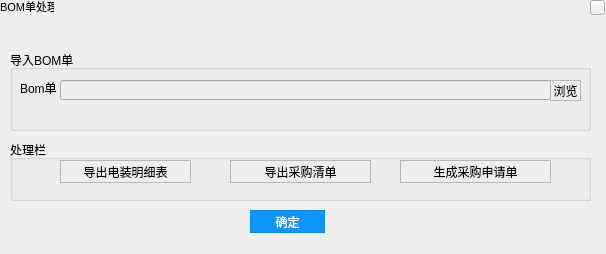
<?xml version="1.0" encoding="UTF-8"?>
<ui version="4.0">
 <class>Bom</class>
 <widget class="QWidget" name="Bom">
  <property name="geometry">
   <rect>
    <x>0</x>
    <y>0</y>
    <width>606</width>
    <height>254</height>
   </rect>
  </property>
  <property name="windowTitle">
   <string>Form</string>
  </property>
  <widget class="closeButton" name="toolButton">
   <property name="geometry">
    <rect>
     <x>590</x>
     <y>0</y>
     <width>15</width>
     <height>15</height>
    </rect>
   </property>
   <property name="text">
    <string/>
   </property>
  </widget>
  <widget class="QLabel" name="label">
   <property name="geometry">
    <rect>
     <x>0</x>
     <y>-4</y>
     <width>54</width>
     <height>21</height>
    </rect>
   </property>
   <property name="font">
    <font>
     <pointsize>8</pointsize>
    </font>
   </property>
   <property name="text">
    <string>BOM单处理</string>
   </property>
  </widget>
  <widget class="QGroupBox" name="groupBox">
   <property name="geometry">
    <rect>
     <x>10</x>
     <y>50</y>
     <width>581</width>
     <height>81</height>
    </rect>
   </property>
   <property name="title">
    <string>导入BOM单</string>
   </property>
   <widget class="QLabel" name="label_2">
    <property name="geometry">
     <rect>
      <x>10</x>
      <y>30</y>
      <width>41</width>
      <height>16</height>
     </rect>
    </property>
    <property name="text">
     <string>Bom单：</string>
    </property>
   </widget>
   <widget class="QLineEdit" name="lineEdit">
    <property name="enabled">
     <bool>false</bool>
    </property>
    <property name="geometry">
     <rect>
      <x>50</x>
      <y>30</y>
      <width>491</width>
      <height>20</height>
     </rect>
    </property>
    <property name="styleSheet">
     <string notr="true">color: rgb(0, 0, 0);
</string>
    </property>
   </widget>
   <widget class="QPushButton" name="pushButton_loadBom">
    <property name="enabled">
     <bool>true</bool>
    </property>
    <property name="geometry">
     <rect>
      <x>540</x>
      <y>30</y>
      <width>31</width>
      <height>21</height>
     </rect>
    </property>
    <property name="styleSheet">
     <string notr="true">QPushButton#pushButton_loadBom
{
    color:black;
    background-color:rgb(238 , 238 , 238);
    border: 1px solid rgb(183 , 183 , 183);
}

QPushButton#pushButton_loadBom:hover
{
    color:black;
    background-color:rgb(228 , 240 , 250);
    border: 1px solid rgb(15 , 150 , 255);
}

QPushButton#pushButton_loadBom:pressed
{
    color:black;
    background-color:rgb(204 , 228 , 247);
    border: 1px solid rgb(1 , 84 , 153);
    padding-left:3px;
    padding-top:3px;
}</string>
    </property>
    <property name="text">
     <string>浏览</string>
    </property>
   </widget>
  </widget>
  <widget class="QGroupBox" name="groupBox_2">
   <property name="geometry">
    <rect>
     <x>10</x>
     <y>140</y>
     <width>581</width>
     <height>61</height>
    </rect>
   </property>
   <property name="title">
    <string>处理栏</string>
   </property>
   <widget class="QPushButton" name="pushButton_mxb">
    <property name="geometry">
     <rect>
      <x>50</x>
      <y>20</y>
      <width>131</width>
      <height>23</height>
     </rect>
    </property>
    <property name="styleSheet">
     <string notr="true">QPushButton#pushButton_mxb
{
    color:black;
    background-color:rgb(238 , 238 , 238);
    border: 1px solid rgb(183 , 183 , 183);
}

QPushButton#pushButton_mxb:hover
{
    color:black;
    background-color:rgb(228 , 240 , 250);
    border: 1px solid rgb(15 , 150 , 255);
}

QPushButton#pushButton_mxb:pressed
{
    color:black;
    background-color:rgb(204 , 228 , 247);
    border: 1px solid rgb(1 , 84 , 153);
    padding-left:3px;
    padding-top:3px;
}</string>
    </property>
    <property name="text">
     <string>导出电装明细表</string>
    </property>
   </widget>
   <widget class="QPushButton" name="pushButton_cgqd">
    <property name="geometry">
     <rect>
      <x>220</x>
      <y>20</y>
      <width>141</width>
      <height>23</height>
     </rect>
    </property>
    <property name="styleSheet">
     <string notr="true">QPushButton#pushButton_cgqd
{
    color:black;
    background-color:rgb(238 , 238 , 238);
    border: 1px solid rgb(183 , 183 , 183);
}

QPushButton#pushButton_cgqd:hover
{
    color:black;
    background-color:rgb(228 , 240 , 250);
    border: 1px solid rgb(15 , 150 , 255);
}

QPushButton#pushButton_cgqd:pressed
{
    color:black;
    background-color:rgb(204 , 228 , 247);
    border: 1px solid rgb(1 , 84 , 153);
    padding-left:3px;
    padding-top:3px;
}</string>
    </property>
    <property name="text">
     <string>导出采购清单</string>
    </property>
   </widget>
   <widget class="QPushButton" name="pushButton_cgsq">
    <property name="geometry">
     <rect>
      <x>390</x>
      <y>20</y>
      <width>151</width>
      <height>23</height>
     </rect>
    </property>
    <property name="styleSheet">
     <string notr="true">QPushButton#pushButton_cgsq
{
    color:black;
    background-color:rgb(238 , 238 , 238);
    border: 1px solid rgb(183 , 183 , 183);
}

QPushButton#pushButton_cgsq:hover
{
    color:black;
    background-color:rgb(228 , 240 , 250);
    border: 1px solid rgb(15 , 150 , 255);
}

QPushButton#pushButton_cgsq:pressed
{
    color:black;
    background-color:rgb(204 , 228 , 247);
    border: 1px solid rgb(1 , 84 , 153);
    padding-left:3px;
    padding-top:3px;
}</string>
    </property>
    <property name="text">
     <string>生成采购申请单</string>
    </property>
   </widget>
  </widget>
  <widget class="QPushButton" name="pushButton_ok">
   <property name="geometry">
    <rect>
     <x>250</x>
     <y>210</y>
     <width>75</width>
     <height>23</height>
    </rect>
   </property>
   <property name="styleSheet">
    <string notr="true">QPushButton#pushButton_ok
{
    color:white;
    background-color:rgb(14 , 150 , 254);
    border: 1px solid rgb(11 , 137 , 234);
}

QPushButton#pushButton_ok:hover
{
    color:white;
    background-color:rgb(44 , 137 , 255);
    border: 1px solid rgb(11 , 137 , 234);
}

QPushButton#pushButton_ok:pressed
{
    color:white;
    background-color:rgb(14 , 135 , 228);
    border: 1px solid rgb(12 , 138 , 235);
    padding-left:3px;
    padding-top:3px;
}
	</string>
   </property>
   <property name="text">
    <string>确定</string>
   </property>
  </widget>
 </widget>
 <customwidgets>
  <customwidget>
   <class>closeButton</class>
   <extends>QToolButton</extends>
   <header>closebutton.h</header>
  </customwidget>
 </customwidgets>
 <resources/>
 <connections/>
</ui>
